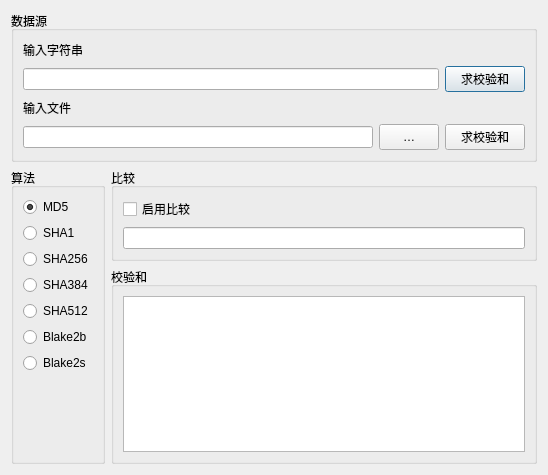
<?xml version="1.0" encoding="UTF-8"?>
<ui version="4.0">
 <class>ChecksumDialog</class>
 <widget class="QDialog" name="ChecksumDialog">
  <property name="geometry">
   <rect>
    <x>0</x>
    <y>0</y>
    <width>537</width>
    <height>475</height>
   </rect>
  </property>
  <property name="windowTitle">
   <string>校验和计算器 v1.0</string>
  </property>
  <layout class="QVBoxLayout" name="verticalLayout_7">
   <item>
    <widget class="QGroupBox" name="groupBox">
     <property name="title">
      <string>数据源</string>
     </property>
     <layout class="QVBoxLayout" name="verticalLayout">
      <item>
       <layout class="QHBoxLayout" name="horizontalLayout_2">
        <item>
         <widget class="QLabel" name="label">
          <property name="text">
           <string>输入字符串</string>
          </property>
         </widget>
        </item>
        <item>
         <spacer name="horizontalSpacer">
          <property name="orientation">
           <enum>Qt::Horizontal</enum>
          </property>
          <property name="sizeHint" stdset="0">
           <size>
            <width>40</width>
            <height>20</height>
           </size>
          </property>
         </spacer>
        </item>
       </layout>
      </item>
      <item>
       <layout class="QHBoxLayout" name="horizontalLayout">
        <item>
         <widget class="QLineEdit" name="m_leString"/>
        </item>
        <item>
         <widget class="QPushButton" name="m_pbGenerateString">
          <property name="text">
           <string>求校验和</string>
          </property>
         </widget>
        </item>
       </layout>
      </item>
      <item>
       <layout class="QHBoxLayout" name="horizontalLayout_3">
        <item>
         <widget class="QLabel" name="label_2">
          <property name="text">
           <string>输入文件</string>
          </property>
         </widget>
        </item>
        <item>
         <spacer name="horizontalSpacer_2">
          <property name="orientation">
           <enum>Qt::Horizontal</enum>
          </property>
          <property name="sizeHint" stdset="0">
           <size>
            <width>40</width>
            <height>20</height>
           </size>
          </property>
         </spacer>
        </item>
       </layout>
      </item>
      <item>
       <layout class="QHBoxLayout" name="horizontalLayout_4">
        <item>
         <widget class="QLineEdit" name="m_leFile">
          <property name="sizePolicy">
           <sizepolicy hsizetype="Expanding" vsizetype="Fixed">
            <horstretch>0</horstretch>
            <verstretch>0</verstretch>
           </sizepolicy>
          </property>
          <property name="minimumSize">
           <size>
            <width>350</width>
            <height>0</height>
           </size>
          </property>
         </widget>
        </item>
        <item>
         <widget class="QPushButton" name="m_pbOpenFile">
          <property name="sizePolicy">
           <sizepolicy hsizetype="Fixed" vsizetype="Preferred">
            <horstretch>0</horstretch>
            <verstretch>0</verstretch>
           </sizepolicy>
          </property>
          <property name="maximumSize">
           <size>
            <width>60</width>
            <height>16777215</height>
           </size>
          </property>
          <property name="text">
           <string>…</string>
          </property>
         </widget>
        </item>
        <item>
         <widget class="QPushButton" name="m_pbGenerateFile">
          <property name="text">
           <string>求校验和</string>
          </property>
         </widget>
        </item>
       </layout>
      </item>
     </layout>
    </widget>
   </item>
   <item>
    <layout class="QHBoxLayout" name="horizontalLayout_5">
     <item>
      <layout class="QVBoxLayout" name="verticalLayout_5">
       <item>
        <widget class="QGroupBox" name="groupBox_2">
         <property name="title">
          <string>算法</string>
         </property>
         <layout class="QVBoxLayout" name="verticalLayout_2">
          <item>
           <widget class="QRadioButton" name="m_rbMD5">
            <property name="text">
             <string>MD5</string>
            </property>
            <property name="checked">
             <bool>true</bool>
            </property>
           </widget>
          </item>
          <item>
           <widget class="QRadioButton" name="m_rbSHA1">
            <property name="text">
             <string>SHA1</string>
            </property>
           </widget>
          </item>
          <item>
           <widget class="QRadioButton" name="m_rbSHA256">
            <property name="text">
             <string>SHA256</string>
            </property>
           </widget>
          </item>
          <item>
           <widget class="QRadioButton" name="m_rbSHA384">
            <property name="text">
             <string>SHA384</string>
            </property>
           </widget>
          </item>
          <item>
           <widget class="QRadioButton" name="m_rbSHA512">
            <property name="text">
             <string>SHA512</string>
            </property>
           </widget>
          </item>
          <item>
           <widget class="QRadioButton" name="m_rbBlake2b">
            <property name="text">
             <string>Blake2b</string>
            </property>
           </widget>
          </item>
          <item>
           <widget class="QRadioButton" name="m_rbBlake2s">
            <property name="text">
             <string>Blake2s</string>
            </property>
           </widget>
          </item>
          <item>
           <spacer name="verticalSpacer">
            <property name="orientation">
             <enum>Qt::Vertical</enum>
            </property>
            <property name="sizeHint" stdset="0">
             <size>
              <width>20</width>
              <height>40</height>
             </size>
            </property>
           </spacer>
          </item>
         </layout>
        </widget>
       </item>
      </layout>
     </item>
     <item>
      <layout class="QVBoxLayout" name="verticalLayout_6">
       <item>
        <widget class="QGroupBox" name="groupBox_3">
         <property name="title">
          <string>比较</string>
         </property>
         <layout class="QVBoxLayout" name="verticalLayout_4">
          <item>
           <widget class="QCheckBox" name="m_cbEnableCompare">
            <property name="text">
             <string>启用比较</string>
            </property>
           </widget>
          </item>
          <item>
           <widget class="QLineEdit" name="m_leCompare"/>
          </item>
         </layout>
        </widget>
       </item>
       <item>
        <widget class="QGroupBox" name="groupBox_4">
         <property name="title">
          <string>校验和</string>
         </property>
         <layout class="QVBoxLayout" name="verticalLayout_3">
          <item>
           <widget class="QTextEdit" name="m_teChecksum"/>
          </item>
         </layout>
        </widget>
       </item>
      </layout>
     </item>
    </layout>
   </item>
  </layout>
 </widget>
 <resources/>
 <connections/>
</ui>
